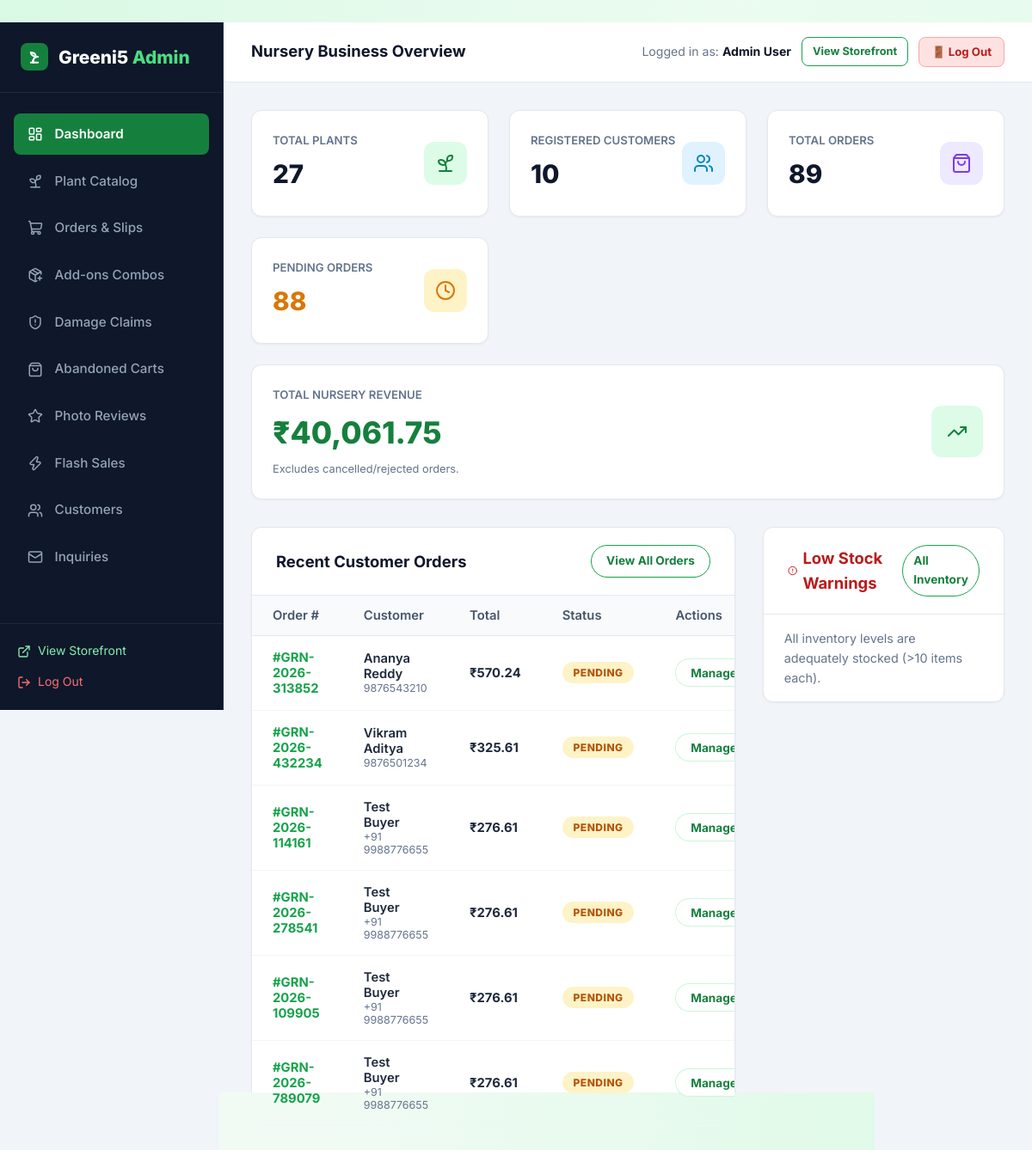
The page /admin/dashboard (signed in) on the database its author committed.
### tables this page shows
CREATE TABLE users (
    id INTEGER PRIMARY KEY AUTOINCREMENT,
    name TEXT NOT NULL,
    email TEXT UNIQUE NOT NULL,
    password_hash TEXT NOT NULL,
    role TEXT NOT NULL DEFAULT 'customer',
    phone TEXT,
    created_at TIMESTAMP DEFAULT CURRENT_TIMESTAMP
);

CREATE TABLE orders (
    id INTEGER PRIMARY KEY AUTOINCREMENT,
    order_number TEXT UNIQUE NOT NULL,
    user_id INTEGER,
    customer_name TEXT NOT NULL,
    customer_email TEXT NOT NULL,
    customer_phone TEXT NOT NULL,
    shipping_address TEXT NOT NULL,
    city TEXT NOT NULL,
    state TEXT NOT NULL,
    pincode TEXT NOT NULL,
    payment_method TEXT NOT NULL DEFAULT 'COD',
    payment_status TEXT NOT NULL DEFAULT 'Pending',
    order_status TEXT NOT NULL DEFAULT 'Pending',
    total_amount REAL NOT NULL,
    notes TEXT,
    created_at TIMESTAMP DEFAULT CURRENT_TIMESTAMP, courier_name TEXT DEFAULT '', tracking_number TEXT DEFAULT '', tracking_url TEXT DEFAULT '', invoice_number TEXT DEFAULT '', is_gift INTEGER DEFAULT 0, gift_recipient_name TEXT DEFAULT '', gift_message TEXT DEFAULT '', gift_wrap_fee REAL DEFAULT 0.0,
    FOREIGN KEY (user_id) REFERENCES users(id) ON DELETE SET NULL
);

### app.py (the view)
@app.route('/admin')
@app.route('/admin/dashboard')
@admin_required
def admin_dashboard():
    total_plants = query_db('SELECT COUNT(*) as cnt FROM plants', one=True)['cnt']
    total_customers = query_db('SELECT COUNT(*) as cnt FROM users WHERE role = "customer"', one=True)['cnt']
    total_orders = query_db('SELECT COUNT(*) as cnt FROM orders', one=True)['cnt']
    pending_orders = query_db('SELECT COUNT(*) as cnt FROM orders WHERE order_status = "Pending"', one=True)['cnt']
    revenue_res = query_db('SELECT SUM(total_amount) as rev FROM orders WHERE order_status != "Rejected"', one=True)
    total_revenue = revenue_res['rev'] or 0.0
    recent_orders = query_db('''
        SELECT * FROM orders ORDER BY created_at DESC LIMIT 6
    ''')
    low_stock_plants = query_db('''
        SELECT p.*, c.name as category_name
        FROM plants p
        JOIN categories c ON p.category_id = c.id
        WHERE p.stock <= 10
        ORDER BY p.stock ASC LIMIT 5
    ''')
    category_counts = query_db('''
        SELECT c.name, COUNT(p.id) as plant_count
        FROM categories c
        LEFT JOIN plants p ON c.id = p.category_id
        GROUP BY c.id
    ''')
    return render_template(
        'admin/dashboard.html',
        total_plants=total_plants,
        total_customers=total_customers,
        total_orders=total_orders,
        pending_orders=pending_orders,
        total_revenue=total_revenue,
        recent_orders=recent_orders,
        low_stock_plants=low_stock_plants,
        category_counts=category_counts
    )

### templates/admin/dashboard.html (shortened to what this page needs)
﻿{% extends "admin/base_admin.html" %}
{% block page_title %}Nursery Business Overview{% endblock %}
{% block admin_content %}
<div class="metrics-grid">
  <div class="metric-card">
    <div class="metric-info">
      <h4>Total Plants</h4>
      <div class="metric-value">{{ total_plants }}</div>
    </div>
    <div class="metric-icon green">
      <i data-lucide="sprout"></i>
    </div>
  </div>
  <div class="metric-card">
    <div class="metric-info">
      <h4>Registered Customers</h4>
      <div class="metric-value">{{ total_customers }}</div>
    </div>
    <div class="metric-icon blue">
      <i data-lucide="users"></i>
    </div>
  </div>
  <div class="metric-card">
    <div class="metric-info">
      <h4>Total Orders</h4>
      <div class="metric-value">{{ total_orders }}</div>
    </div>
    <div class="metric-icon purple">
      <i data-lucide="shopping-bag"></i>
    </div>
  </div>
  <div class="metric-card">
    <div class="metric-info">
      <h4>Pending Orders</h4>
      <div class="metric-value" style="color: #d97706;">{{ pending_orders }}</div>
    </div>
    <div class="metric-icon amber">
      <i data-lucide="clock"></i>
    </div>
  </div>
  <div class="metric-card" style="grid-column: 1 / -1;">
    <div class="metric-info">
      <h4>Total Nursery Revenue</h4>
      <div class="metric-value" style="color: #15803d; font-size: 2.2rem;">{{ total_revenue | currency }}</div>
      <p style="font-size: 0.8rem; color: #64748b; margin-top: 0.25rem;">Excludes cancelled/rejected orders.</p>
    </div>
    <div class="metric-icon green" style="width: 60px; height: 60px; font-size: 1.8rem;">
      <i data-lucide="trending-up"></i>
    </div>
  </div>
</div>
<div style="display: grid; grid-template-columns: 2fr 1fr; gap: 2rem; align-items: start;">
  <div class="admin-card">
    <div class="admin-card-header">
      <h3>Recent Customer Orders</h3>
      <a href="{{ url_for('admin_orders') }}" class="btn btn-outline btn-sm">View All Orders</a>
    </div>
    <div class="table-responsive">
      <table class="admin-table">
        <thead>
          <tr>
            <th>Order #</th>
            <th>Customer</th>
            <th>Total</th>
            <th>Status</th>
            <th>Actions</th>
          </tr>
        </thead>
        <tbody>
          {% for ord in recent_orders %}
            <tr>
              <td style="font-weight: 700; color: var(--primary);">#{{ ord.order_number }}</td>
              <td>
                <div style="font-weight: 600;">{{ ord.customer_name }}</div>
                <div style="font-size: 0.78rem; color: #64748b;">{{ ord.customer_phone }}</div>
              </td>
              <td style="font-weight: 700;">{{ ord.total_amount | currency }}</td>
              <td>
                <span class="badge {{ ord.order_status | status_badge }}">{{ ord.order_status }}</span>
              </td>
              <td>
                <a href="{{ url_for('admin_orders') }}" class="btn btn-secondary btn-sm" title="View in orders manager">Manage</a>
              </td>
            </tr>
          {% endfor %}
        </tbody>
      </table>
    </div>
  </div>
  <div class="admin-card">
    <div class="admin-card-header">
      <h3 style="color: #b91c1c; display: flex; align-items: center; gap: 0.4rem;">
        <i data-lucide="alert-circle" style="width: 18px;"></i> Low Stock Warnings
      </h3>
      <a href="{{ url_for('admin_plants') }}" class="btn btn-outline btn-sm">All Inventory</a>
    </div>
    <div style="padding: 1rem 1.5rem;">
      {% if low_stock_plants %}
        <div style="display: flex; flex-direction: column; gap: 1rem;">
          {% for lp in low_stock_plants %}
            <div style="display: flex; align-items: center; justify-content: space-between; border-bottom: 1px solid #f1f5f9; padding-bottom: 0.75rem;">
              <div>
                <div style="font-weight: 700; font-size: 0.9rem;">{{ lp.name }}</div>
                <span style="font-size: 0.8rem; color: #64748b;">{{ lp.category_name }}</span>
              </div>
              <div style="text-align: right;">
                <span class="badge badge-discount">{{ lp.stock }} left</span>
                <a href="{{ url_for('admin_plant_edit', plant_id=lp.id) }}" style="display: block; font-size: 0.75rem; color: var(--primary); font-weight: 600; margin-top: 2px;">Restock</a>
              </div>
            </div>
          {% endfor %}
        </div>
      {% else %}
        <p style="color: #64748b; font-size: 0.9rem;">All inventory levels are adequately stocked (>10 items each).</p>
      {% endif %}
    </div>
  </div>
</div>
{% endblock %}

### templates/admin/base_admin.html (shortened to what this page needs)
<!DOCTYPE html>
<html lang="en">
<head>
  <link rel="stylesheet" href="{{ url_for('static', filename='css/style.css') }}?v={{ asset_version }}">
  <link rel="stylesheet" href="{{ url_for('static', filename='css/admin.css') }}?v={{ asset_version }}">
</head>
<body>
<div class="admin-layout">
  <aside class="admin-sidebar">
    <div class="admin-brand">
      <div class="leaf-icon" style="width: 32px; height: 32px; background: #15803d; border-radius: 8px; display: flex; align-items: center; justify-content: center; color: white;">
        <svg width="20" height="20" viewBox="0 0 24 24" fill="none" stroke="#ffffff" stroke-width="2.4" stroke-linecap="round" stroke-linejoin="round">
          <path d="M7 20h10"/>
          <path d="M10 20c0-4.4 2-8 7-8"/>
          <path d="M14 12c-3.5 0-6.5-2.5-7-6 4 0 7 2 7 6Z" fill="rgba(255,255,255,0.25)"/>
          <path d="M10 20v-3"/>
        </svg>
      </div>
      <div>Greeni5 <span>Admin</span></div>
    </div>
    <ul class="admin-nav">
      <li>
        <a href="{{ url_for('admin_dashboard') }}" class="{{ 'active' if request.endpoint == 'admin_dashboard' else '' }}">
          <i data-lucide="layout-dashboard" style="width: 18px;"></i> Dashboard
        </a>
      </li>
      <li>
        <a href="{{ url_for('admin_plants') }}" class="{{ 'active' if request.endpoint in ['admin_plants', 'admin_plant_add', 'admin_plant_edit'] else '' }}">
          <i data-lucide="sprout" style="width: 18px;"></i> Plant Catalog
        </a>
      </li>
      <li>
        <a href="{{ url_for('admin_orders') }}" class="{{ 'active' if request.endpoint == 'admin_orders' else '' }}">
          <i data-lucide="shopping-cart" style="width: 18px;"></i> Orders & Slips
        </a>
      </li>
      <li>
        <a href="{{ url_for('admin_addons') }}" class="{{ 'active' if request.endpoint == 'admin_addons' else '' }}">
          <i data-lucide="package-plus" style="width: 18px;"></i> Add-ons Combos
        </a>
      </li>
      <li>
        <a href="{{ url_for('admin_replacements') }}" class="{{ 'active' if request.endpoint == 'admin_replacements' else '' }}">
          <i data-lucide="shield-alert" style="width: 18px;"></i> Damage Claims
        </a>
      </li>
      <li>
        <a href="{{ url_for('admin_abandoned_carts') }}" class="{{ 'active' if request.endpoint == 'admin_abandoned_carts' else '' }}">
          <i data-lucide="shopping-bag" style="width: 18px;"></i> Abandoned Carts
        </a>
      </li>
      <li>
        <a href="{{ url_for('admin_reviews') }}" class="{{ 'active' if request.endpoint == 'admin_reviews' else '' }}">
          <i data-lucide="star" style="width: 18px;"></i> Photo Reviews
        </a>
      </li>
      <li>
        <a href="{{ url_for('admin_promotions') }}" class="{{ 'active' if request.endpoint == 'admin_promotions' else '' }}">
          <i data-lucide="zap" style="width: 18px;"></i> Flash Sales
        </a>
      </li>
      <li>
        <a href="{{ url_for('admin_customers') }}" class="{{ 'active' if request.endpoint == 'admin_customers' else '' }}">
          <i data-lucide="users" style="width: 18px;"></i> Customers
        </a>
      </li>
      <li>
        <a href="{{ url_for('admin_messages') }}" class="{{ 'active' if request.endpoint == 'admin_messages' else '' }}">
          <i data-lucide="mail" style="width: 18px;"></i> Inquiries
        </a>
      </li>
    </ul>
    <div class="admin-sidebar-footer">
      <a href="{{ url_for('index') }}" style="display: flex; align-items: center; gap: 0.5rem; color: #86efac; font-size: 0.875rem; margin-bottom: 0.75rem;">
        <i data-lucide="external-link" style="width: 16px;"></i> View Storefront
      </a>
      <a href="{{ url_for('logout') }}" style="display: flex; align-items: center; gap: 0.5rem; color: #f87171; font-size: 0.875rem;">
        <i data-lucide="log-out" style="width: 16px;"></i> Log Out
      </a>
    </div>
  </aside>
  <div class="admin-main">
    <header class="admin-topbar">
      <div style="font-weight: 700; font-size: 1.15rem; color: #0f172a;">
        {% block page_title %}Overview Dashboard{% endblock %}
      </div>
      <div style="display: flex; align-items: center; gap: 0.75rem;">
        <span style="font-size: 0.88rem; color: #64748b;">Logged in as: <strong style="color: #0f172a;">{{ current_user.name }}</strong></span>
        <a href="{{ url_for('index') }}" class="btn btn-outline btn-sm" style="font-size: 0.8rem; padding: 6px 12px; border-radius: 8px;">
          View Storefront
        </a>
        <a href="{{ url_for('logout') }}" class="btn btn-sm" style="background: #fee2e2; color: #b91c1c; border: 1.5px solid #fca5a5; font-size: 0.825rem; padding: 6px 14px; border-radius: 8px; font-weight: 700; text-decoration: none;">
          🚪 Log Out
        </a>
      </div>
    </header>
    <main class="admin-content">
      {% block admin_content %}{% endblock %}
    </main>
  </div>
</div>
</body>
</html>

### rows shown on the page
users: name "Admin User"
orders: order_number "GRN-2026-313852", customer_name "Ananya Reddy", customer_phone "9876543210", total_amount "₹570.24", order_status "PENDING"
orders: order_number "GRN-2026-432234", customer_name "Vikram Aditya", customer_phone "9876501234", total_amount "₹325.61", order_status "PENDING"
orders: order_number "GRN-2026-114161", customer_name "Test Buyer", customer_phone "+91 9988776655", total_amount "₹276.61", order_status "PENDING"
orders: order_number "GRN-2026-278541", customer_name "Test Buyer", customer_phone "+91 9988776655", total_amount "₹276.61", order_status "PENDING"
orders: order_number "GRN-2026-109905", customer_name "Test Buyer", customer_phone "+91 9988776655", total_amount "₹276.61", order_status "PENDING"
orders: order_number "GRN-2026-789079", customer_name "Test Buyer", customer_phone "+91 9988776655", total_amount "₹276.61", order_status "PENDING"

### other values the page prints
{{ total_plants }} "27"
{{ total_customers }} "10"
{{ total_orders }} "89"
{{ pending_orders }} "88"
{{ total_revenue | currency }} "₹40,061.75"
